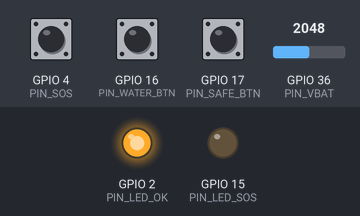
Simulated run of this sketch. Board: ESP32. Shown: output pins drawn as LEDs (lit = HIGH). The inputs (shaded band) are chosen by the test bench; at power-on: GPIO 4 (PIN_SOS) HIGH, GPIO 16 (PIN_WATER_BTN) HIGH, GPIO 17 (PIN_SAFE_BTN) HIGH, GPIO 36 (PIN_VBAT) = 2048. What the sketch prints to the serial monitor is not drawn.

Above: at 1.2 s.
1.3 s: GPIO 4 (PIN_SOS) pulled LOW for 0.15 s
At 1.7 s:
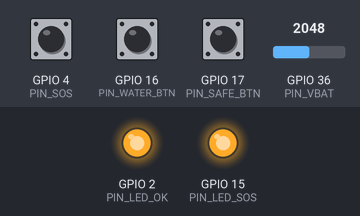
2.9 s: GPIO 16 (PIN_WATER_BTN) pulled LOW for 0.15 s
At 4.1 s:
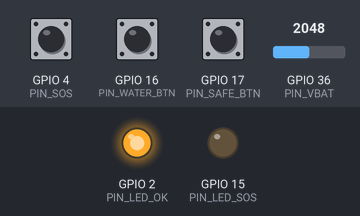
7.6 s: GPIO 4 (PIN_SOS) pulled LOW for 1 s
At 8.9 s:
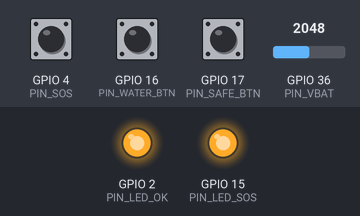
10.1 s: GPIO 16 (PIN_WATER_BTN) pulled LOW for 1 s
At 10.8 s:
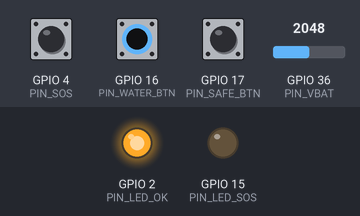
Timing chart, 0 to 13.1 s (numbered marks = the images above; inputs shaded):
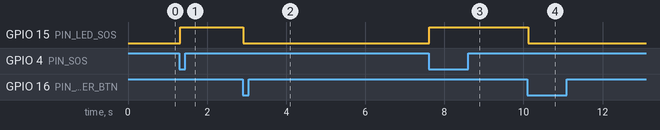

Measured:
- after the input at 1.3 s, GPIO 15 (PIN_LED_SOS): LOW → HIGH at once
- after the input at 2.9 s, GPIO 15 (PIN_LED_SOS): HIGH → LOW at once
- after the input at 7.6 s, GPIO 15 (PIN_LED_SOS): LOW → HIGH at once
- after the input at 10.1 s, GPIO 15 (PIN_LED_SOS): HIGH → LOW at once

The sketch:

field-node.ino
```cpp
// SAGE-DTN FIELD NODE (ESP32): SOS / report input, local AEIO store under SPL,
// utility/pressure-driven fidelity, communication adapter, battery state.
#include <Arduino.h>
#include "sage_core.h"
#include "radio_adapter.h"
using namespace sage;

const int PIN_SOS = 4, PIN_WATER_BTN = 16, PIN_SAFE_BTN = 17, PIN_LED_OK = 2, PIN_LED_SOS = 15, PIN_VBAT = 36;
const char* NODE_ID = "F0_0";
const int32_t LAT_E5 = 2611010, LON_E5 = 9171020;
const int CAP = 64;                       // local protected store (individually addressable)
AEIO store[CAP]; int nStore = 0;
HLL waterSketch, safeSketch;              // bounded aggregate state for aggregatable reports
uint32_t seq = 0, rejectedSPL = 0;

float batteryFrac() { float v = analogRead(PIN_VBAT) * (3.3f / 4095.0f) * 2.0f; return constrain((v - 3.3f) / (4.2f - 3.3f), 0.0f, 1.0f); }
float pressure() {   // subset of utility/engine.py pressure: storage + energy
  float s = (float)nStore / CAP, e = 1.0f - batteryFrac();
  float p = 0.2f * s + 0.15f * e; return max(p, s);
}

void publish(const AEIO& a, const char* note) {
  char line[320];
  snprintf(line, sizeof line, "{\"schema\":\"sage.aeio.v1\",\"event_id\":\"%016llx\",\"event_type\":\"%s\","
           "\"source_class\":\"SURVIVOR\",\"fidelity_level\":%u,\"geo_cell\":\"%s\",\"lat\":%.5f,\"lon\":%.5f,"
           "\"observed_at\":%lu,\"origin_node\":\"%s\",\"pressure\":%.2f,\"spl_rejected\":%lu,\"note\":\"%s\","
           "\"policy_version\":\"%s\"}", (unsigned long long)a.event_id, TYPE_NAMES[a.type], a.fidelity, a.geo_cell,
           a.lat_e5 / 1e5, a.lon_e5 / 1e5, (unsigned long)a.observed_at, NODE_ID, pressure(), (unsigned long)rejectedSPL,
           note, POLICY_VERSION);
  Serial.println(line); radioSend(line);
}

void report(EventType t) {
  AEIO a{}; char key[40]; snprintf(key, sizeof key, "%s:%u:%lu", NODE_ID, t, (unsigned long)++seq);
  a.event_id = hashStr(key); a.type = t; a.observed_at = millis() / 1000; a.lat_e5 = LAT_E5; a.lon_e5 = LON_E5;
  cellOf(LAT_E5, LON_E5, a.geo_cell);
  a.fields = F_LATLON | F_FRESH | F_CELL | F_SKETCHKEY; a.sketch_key = a.event_id;
  if (t == TRAPPED_PERSON) a.fields |= F_TRAPPED;
  float U = t == TRAPPED_PERSON ? 0.7f : 0.03f;              // utility from criticality (simplified)
  bool rej = false;
  AEIO r = splTransition(a, proposeFidelity(U, pressure()), &rej);   // UTILITY PROPOSES, SPL DISPOSES
  rejectedSPL += rej;
  if (t == WATER_REQUEST && r.fidelity >= 3) { waterSketch.add(r.sketch_key); publish(r, "aggregated"); return; }
  if (t == SAFE_STATUS && r.fidelity >= 3) { safeSketch.add(r.sketch_key); publish(r, "aggregated"); return; }
  if (nStore < CAP) store[nStore++] = r;                      // protected records are never evicted
  publish(r, "protected");
  digitalWrite(PIN_LED_SOS, t == TRAPPED_PERSON);
}

void onPeer(const char* line) { Serial.print("{\"rx\":"); Serial.print(line); Serial.println("}"); }

void setup() {
  Serial.begin(115200);
  pinMode(PIN_SOS, INPUT_PULLUP); pinMode(PIN_WATER_BTN, INPUT_PULLUP); pinMode(PIN_SAFE_BTN, INPUT_PULLUP);
  pinMode(PIN_LED_OK, OUTPUT); pinMode(PIN_LED_SOS, OUTPUT);
  radioBegin(NODE_ID); radioOnReceive(onPeer);
  digitalWrite(PIN_LED_OK, HIGH);
}

void loop() {
  static uint32_t last = 0;
  if (millis() - last > 250) {          // simple debounce
    if (!digitalRead(PIN_SOS)) { report(TRAPPED_PERSON); last = millis(); }
    else if (!digitalRead(PIN_WATER_BTN)) { report(WATER_REQUEST); last = millis(); }
    else if (!digitalRead(PIN_SAFE_BTN)) { report(SAFE_STATUS); last = millis(); }
  }
  static uint32_t lastHb = 0;
  if (millis() - lastHb > 30000) {
    lastHb = millis();
    Serial.printf("{\"schema\":\"sage.status.v1\",\"node\":\"%s\",\"battery\":%.2f,\"protected\":%d,\"water_est\":%.1f,\"safe_est\":%.1f}\n",
                  NODE_ID, batteryFrac(), nStore, waterSketch.estimate(), safeSketch.estimate());
  }
  radioPoll();
}
```

radio_adapter.h
```cpp
// Communication adapter. Default: Serial JSON lines (works on bare ESP32 and in Wokwi).
// Define SAGE_RADIO_ESPNOW to use ESP-NOW broadcast between physical ESP32 nodes,
// or SAGE_RADIO_LORA (SX127x via the 'LoRa' library) for long-range contacts.
#pragma once
#include <Arduino.h>
#if defined(SAGE_RADIO_ESPNOW)
#include <WiFi.h>
#include <esp_now.h>
static uint8_t BCAST[6] = {0xFF, 0xFF, 0xFF, 0xFF, 0xFF, 0xFF};
typedef void (*RxHandler)(const char* line);
static RxHandler g_rx = nullptr;
static void onRecv(const esp_now_recv_info_t*, const uint8_t* data, int len) {
  static char buf[251]; int n = len < 250 ? len : 250; memcpy(buf, data, n); buf[n] = 0; if (g_rx) g_rx(buf);
}
inline void radioBegin(const char*) {
  WiFi.mode(WIFI_STA); esp_now_init(); esp_now_peer_info_t p{}; memcpy(p.peer_addr, BCAST, 6); esp_now_add_peer(&p);
  esp_now_register_recv_cb(onRecv);
}
inline void radioOnReceive(RxHandler h) { g_rx = h; }
inline void radioSend(const char* line) {  // ESP-NOW payload limit 250 B: send in chunks prefixed by sequence
  size_t n = strlen(line); for (size_t off = 0; off < n; off += 240) esp_now_send(BCAST, (const uint8_t*)line + off, min((size_t)240, n - off));
}
inline void radioPoll() {}
#elif defined(SAGE_RADIO_LORA)
#include <LoRa.h>
typedef void (*RxHandler)(const char* line);
static RxHandler g_rx = nullptr;
inline void radioBegin(const char*) { LoRa.setPins(5, 14, 26); LoRa.begin(865E6); }  // IN865 band; check local regulations
inline void radioOnReceive(RxHandler h) { g_rx = h; }
inline void radioSend(const char* line) { LoRa.beginPacket(); LoRa.print(line); LoRa.endPacket(); }
inline void radioPoll() {
  int sz = LoRa.parsePacket(); if (!sz) return; static char buf[256]; int n = 0;
  while (LoRa.available() && n < 255) buf[n++] = (char)LoRa.read(); buf[n] = 0; if (g_rx) g_rx(buf);
}
#else
typedef void (*RxHandler)(const char* line);
static RxHandler g_rx = nullptr;
inline void radioBegin(const char*) {}
inline void radioOnReceive(RxHandler h) { g_rx = h; }
inline void radioSend(const char*) {}          // Serial already carries the line
inline void radioPoll() {
  static String acc;
  while (Serial.available()) { char c = (char)Serial.read(); if (c == '\n') { if (g_rx && acc.startsWith("{")) g_rx(acc.c_str()); acc = ""; } else acc += c; }
}
#endif
```

sage_core.h
```cpp
// SAGE-DTN portable node core (ESP32 / Arduino / host C++17).
// Mirrors the Python reference: AEIO fields, fidelity levels, SPL registry
// (policy SPL-1.0.0), bounded HyperLogLog, ring buffer, sensor buckets.
// NOTE: the 64-bit hash here is FNV-1a + splitmix finaliser (cheap on MCUs);
// the Python simulator uses BLAKE2b-64, so sketches are not bit-compatible
// across the two implementations. A gateway must re-hash observation keys.
#pragma once
#include <stdint.h>
#include <string.h>
#include <math.h>

namespace sage {

[[maybe_unused]] static const char* POLICY_VERSION = "SPL-1.0.0";

enum EventType : uint8_t { TRAPPED_PERSON, MEDICATION_NEED, WATER_REQUEST, SAFE_STATUS, WATER_LEVEL,
                           SMOKE_DENSITY, COLLAPSE_RISK, WATER_SHORTAGE, POTENTIAL_FIRE_CLUSTER, N_TYPES };
[[maybe_unused]] static const char* TYPE_NAMES[N_TYPES] = {"TRAPPED_PERSON", "MEDICATION_NEED", "WATER_REQUEST", "SAFE_STATUS",
  "WATER_LEVEL", "SMOKE_DENSITY", "COLLAPSE_RISK", "WATER_SHORTAGE", "POTENTIAL_FIRE_CLUSTER"};

// Field presence bits used by the SPL check.
enum Field : uint16_t { F_TRAPPED = 1, F_LATLON = 2, F_FRESH = 4, F_MED = 8, F_URGENCY = 16, F_CELL = 32,
                        F_SKETCHKEY = 64, F_LEVELB = 128, F_SMOKEB = 256, F_RISK = 512, F_RULE = 1024 };

struct Rule { uint8_t min_fidelity; uint16_t required; };
// SPL-1.0.0 registry (see spl/registry_v1.json). COLLAPSE_RISK HIGH/ELEVATED -> min F2 handled in minFidelity().
static const Rule REGISTRY[N_TYPES] = {
  {1, F_TRAPPED | F_LATLON | F_FRESH}, {1, F_MED | F_URGENCY | F_LATLON}, {3, F_CELL | F_SKETCHKEY | F_FRESH},
  {3, F_CELL | F_SKETCHKEY}, {3, F_LEVELB | F_CELL | F_FRESH}, {3, F_SMOKEB | F_CELL | F_FRESH},
  {3, F_RISK | F_CELL | F_FRESH}, {2, F_RULE | F_CELL | F_FRESH}, {2, F_RULE | F_CELL | F_FRESH}};

enum Risk : uint8_t { RISK_LOW = 0, RISK_ELEVATED = 1, RISK_HIGH = 2 };

struct AEIO {
  uint64_t event_id;        // H(observation key)
  EventType type;
  uint8_t fidelity;         // 0..4, lower = higher fidelity
  uint16_t fields;          // presence bits
  int32_t lat_e5, lon_e5;   // usable location (1e-5 deg)
  char geo_cell[12];
  uint32_t observed_at;     // seconds since deployment epoch
  uint8_t bucket;           // level/smoke bucket or risk state
  uint8_t urgency;
  char label[16];           // medication label / rule id
  uint64_t sketch_key;
  uint32_t evidence_len;    // >0 when ring-buffer evidence was frozen
  uint8_t commitment[32];   // SHA-256 commitment (computed by mbedTLS on ESP32)
};

inline uint64_t hash64(const void* data, size_t n) {
  const uint8_t* p = (const uint8_t*)data; uint64_t h = 1469598103934665603ULL;
  for (size_t i = 0; i < n; i++) { h ^= p[i]; h *= 1099511628211ULL; }
  h ^= h >> 30; h *= 0xbf58476d1ce4e5b9ULL; h ^= h >> 27; h *= 0x94d049bb133111ebULL; h ^= h >> 31;
  return h;
}
inline uint64_t hashStr(const char* s) { return hash64(s, strlen(s)); }

inline uint8_t minFidelity(const AEIO& a) {
  if (a.type == COLLAPSE_RISK && a.bucket >= RISK_ELEVATED) return 2;
  return REGISTRY[a.type].min_fidelity;
}

// Permit(source -> candidate): deterministic SPL check on concrete representations.
inline bool permit(const AEIO& src, const AEIO& cand) {
  if (cand.type != src.type || cand.fidelity < src.fidelity || cand.fidelity > minFidelity(src)) return false;
  uint16_t req = REGISTRY[src.type].required;
  if ((src.fields & req) != req || (cand.fields & req) != req) return false;
  if ((req & F_LATLON) && (cand.lat_e5 / 10 != src.lat_e5 / 10 || cand.lon_e5 / 10 != src.lon_e5 / 10)) return false;
  if ((req & F_FRESH) && cand.observed_at / 300 != src.observed_at / 300) return false;
  if ((req & F_CELL) && strcmp(cand.geo_cell, src.geo_cell) != 0) return false;
  if ((req & (F_LEVELB | F_SMOKEB | F_RISK)) && cand.bucket != src.bucket) return false;
  if ((req & F_URGENCY) && cand.urgency != src.urgency) return false;
  if ((req & (F_MED | F_RULE)) && strcmp(cand.label, src.label) != 0) return false;
  if ((req & F_SKETCHKEY) && cand.sketch_key != src.sketch_key) return false;
  return true;
}

// Generic (semantics-unaware) reducer, same catalogue as aeio/codec.py.
inline AEIO reduce(const AEIO& a, uint8_t level) {
  AEIO r = a; if (level <= a.fidelity) return r;
  r.fidelity = level; r.evidence_len = 0;
  if (level >= 2) { r.fields &= ~F_LATLON; r.lat_e5 = r.lon_e5 = 0; }
  if (level >= 3) { r.fields &= ~(F_TRAPPED | F_MED | F_URGENCY | F_RULE); r.fields |= F_SKETCHKEY; r.observed_at = (a.observed_at / 300) * 300; }
  if (level >= 4) { r.fields &= ~F_CELL; strcpy(r.geo_cell, "R0"); }
  return r;
}

// Commit only if permitted; otherwise clamp to the most-reduced permitted level.
inline AEIO splTransition(const AEIO& a, uint8_t target, bool* rejected) {
  *rejected = false;
  for (int lvl = target; lvl > a.fidelity; --lvl) {
    AEIO c = reduce(a, (uint8_t)lvl);
    if (permit(a, c)) return c;
    *rejected = true;
  }
  return a;
}

// Bounded HyperLogLog, p=8 (256 B). Duplicate-insensitive; merge = register max.
struct HLL {
  static const int P = 8, M = 1 << P;
  uint8_t reg[M];
  HLL() { memset(reg, 0, M); }
  bool add(uint64_t x) {
    uint32_t idx = (uint32_t)(x >> (64 - P)); uint64_t w = x << P; uint8_t rank = 1;
    while (rank <= 64 - P && !(w & 0x8000000000000000ULL)) { rank++; w <<= 1; }
    if (rank > reg[idx]) { reg[idx] = rank; return true; } return false;
  }
  void merge(const HLL& o) { for (int i = 0; i < M; i++) if (o.reg[i] > reg[i]) reg[i] = o.reg[i]; }
  double estimate() const {
    double z = 0; int zeros = 0;
    for (int i = 0; i < M; i++) { z += ldexp(1.0, -reg[i]); zeros += reg[i] == 0; }
    double e = (0.7213 / (1 + 1.079 / M)) * M * M / z;
    if (e <= 2.5 * M && zeros) e = M * log((double)M / zeros);
    return e;
  }
};

// Fixed-capacity ring buffer of raw samples (int16, scaled x100).
template <int N> struct Ring {
  int16_t v[N]; int head = 0, count = 0;
  void push(float x) { long q = lroundf(x * 100); if (q > 32767) q = 32767; if (q < -32768) q = -32768; v[head] = (int16_t)q; head = (head + 1) % N; if (count < N) count++; }
  int freeze(int16_t* out) const { for (int i = 0; i < count; i++) out[i] = v[(head - count + i + N) % N]; return count; }
};

inline uint8_t waterBucket(float cm) { return (cm >= 50) + (cm >= 100) + (cm >= 150) + (cm >= 200); }
inline uint8_t smokeBucket(float ppm) { return (ppm >= 50) + (ppm >= 150) + (ppm >= 300) + (ppm >= 600); }
inline uint8_t riskState(float g) { g = fabsf(g); return g >= 0.2f ? RISK_HIGH : (g >= 0.05f ? RISK_ELEVATED : RISK_LOW); }

inline void cellOf(int32_t lat_e5, int32_t lon_e5, char* out) {
  // 500 m grid around the deployment origin (26.1 N, 91.7 E), matching core/geo.py.
  double y = (lat_e5 / 1e5 - 26.1) * 111320.0, x = (lon_e5 / 1e5 - 91.7) * 111320.0 * cos(26.1 * M_PI / 180);
  int cx = (int)floor(x / 500.0), cy = (int)floor(y / 500.0);
  int n = 0; out[n++] = 'C';
  char tmp[24]; int k = 0; long a = cx; bool neg = a < 0; if (neg) a = -a; do { tmp[k++] = '0' + a % 10; a /= 10; } while (a);
  if (neg) { out[n++] = '-'; }
  while (k) { out[n++] = tmp[--k]; }
  out[n++] = '_';
  a = cy; neg = a < 0; if (neg) a = -a; do { tmp[k++] = '0' + a % 10; a /= 10; } while (a);
  if (neg) { out[n++] = '-'; }
  while (k) { out[n++] = tmp[--k]; }
  out[n] = 0;
}

// Utility-driven candidate fidelity: floor(5 * P * (1 - min(1, U/0.5))), as utility/engine.py.
inline uint8_t proposeFidelity(float U, float P) {
  float un = U / 0.5f; if (un > 1) un = 1; int l = (int)floorf(5 * P * (1 - un)); return l > 4 ? 4 : (l < 0 ? 0 : l);
}

}  // namespace sage
```
